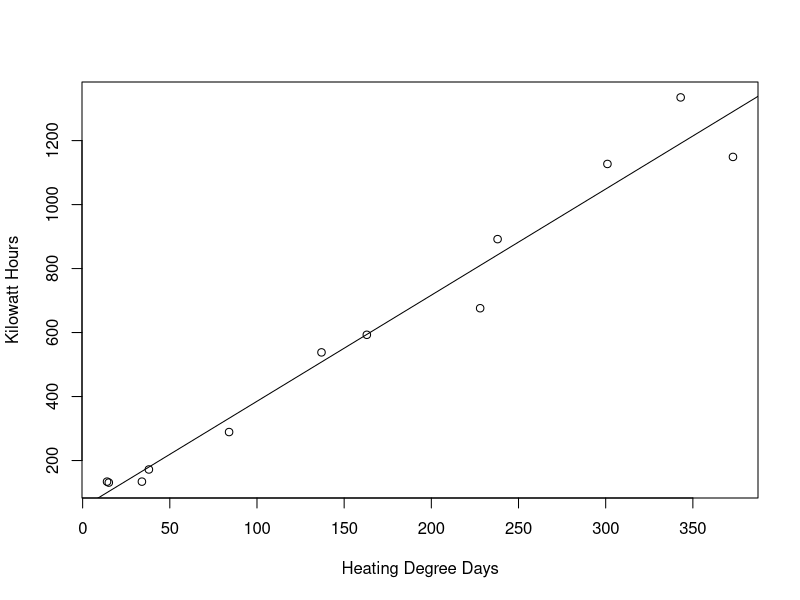

R code for this plot:
## ---- chunk 1
knitr::opts_chunk$set(echo = TRUE)
## ---- chunk 2
# Write out data in temporary vectors/lists
mon <- c("Oct","Nov","Dec","Jan","Feb","Mar","Apr","May","Jun","Jul","Aug","Sep")
heating_degree_days <- c(163,228,343,373,301,238,137,84,38,15,14,34)
usage <- c(593,676,1335,1149,1127,892,538,289,172,131,134,134)

# Store it in a data frame
heating_data <- data.frame(month = mon, hdd = heating_degree_days, kWh = usage)

# Clean up the temporary variables
rm(heating_degree_days,usage,mon)

# summary(dataframe) gives a summary of each column of the data frame
summary(heating_data)
## ---- chunk 3
# Usage for plot is plot(x,y,xlab = "",ylab = "")
# To access vectors from your data set use
#   heating_data$hdd and heating_data$kWh
# set parameters xlab = "", ylab = "" to have nice labels

# uncomment the lines below and fill in the blanks
 plot(x = heating_data$hdd,
      y = heating_data$kWh,
      xlab = "Heating Degree Days",
      ylab = "Kilowatt Hours")




# lm(formula,data = dataframe) # gives a linear model based on data
# An example formula might be y ~ x
# (R uses a tilda instead of an equals sign for formulas)
# You'll have to write it in terms of our variables
# the variable heating.lm will contain your linear model

 heating.lm <- lm(kWh ~ hdd,data = heating_data)

 summary(heating.lm) # can also accept a model as an input

 summary(heating.lm)
 

# abline draws a line of the form y = a + bx
# abline can also accept an model of that form

 abline(heating.lm)
## ---- chunk 4
# predict(linear model, data frame with new place to evaluate)
# you'll have to work out what number to replace XXX with
 predict(heating.lm,newdata = data.frame(hdd = 15*30))

# put your calculation below either inside the chunk as R code or outside the chunk as text
(kWh_450 = 53.504 + 3.317*450)
## ---- chunk 5
# put your calculation below either inside the chunk as R code or outside the chunk as text
(hdd_pred = (1150-53.504)/3.317)
## ---- chunk 6
# cor(x,y) gives the correlation between x & y
# access your variables as heating_data$hdd and heating_data$kWh

 cor(heating_data$hdd,heating_data$kWh)
## ---- chunk 7
# we'll compute the residuals with the resid function
 heating_data$residual <- resid(heating.lm)
 heating_data

# put your calculation below either inside the chunk as R code or outside the chunk as text
